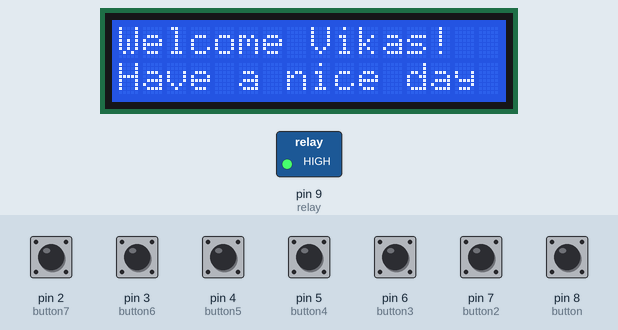
Simulated run of this sketch. Board: Arduino Uno, built with avr-gcc and run on an emulated ATmega328P. Parts: 16×2 character LCD, switched loads named in the sketch (green lamp = pin HIGH). Inputs (shaded band) come from the test bench; at power-on: pin 2 (button7), pin 3 (button6), pin 4 (button5), pin 5 (button4), pin 6 (button3), pin 7 (button2), pin 8 (button) LOW.

Above: at 0.1 s.
6.3 s: pin 5 (button4) pulled HIGH for 0.15 s
At 7.6 s:
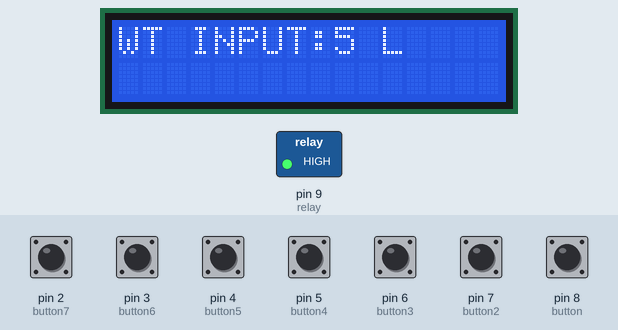
7.9 s: pin 6 (button3) pulled HIGH for 1 s
At 9.7 s:
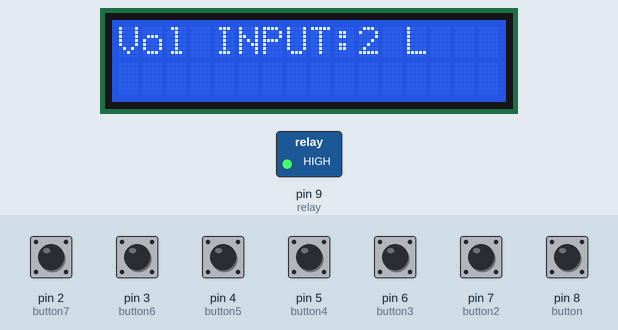
10.4 s: pin 8 (button) pulled HIGH for 1 s
At 11.8 s:
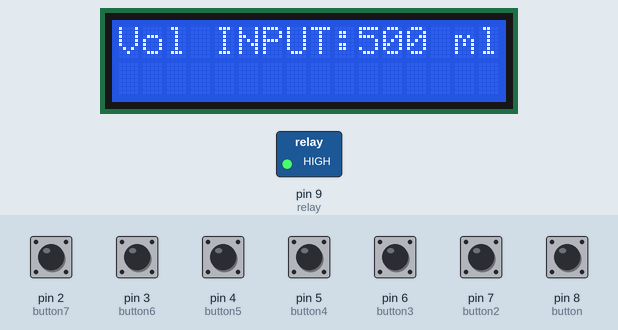
12.9 s: pin 3 (button6) pulled HIGH for 0.15 s
At 13.3 s:
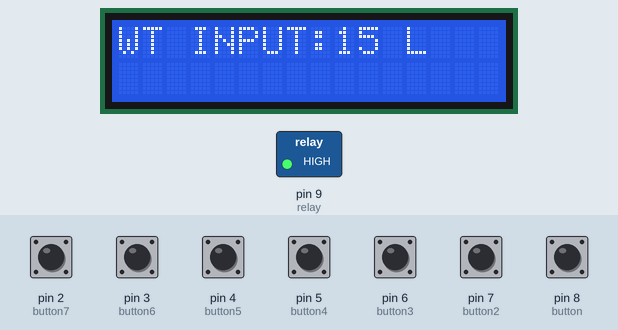
14.5 s: pin 4 (button5) pulled HIGH for 0.15 s
At 15.7 s:
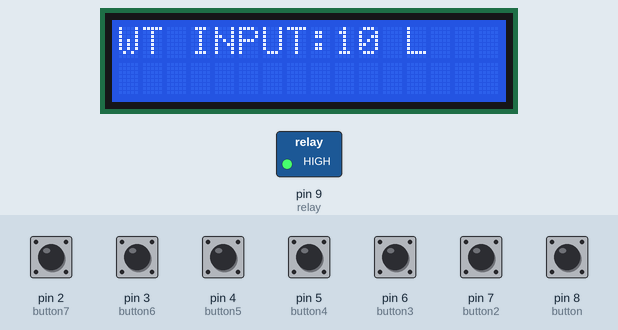
16.1 s: pin 7 (button2) pulled HIGH for 0.15 s
At 16.9 s:
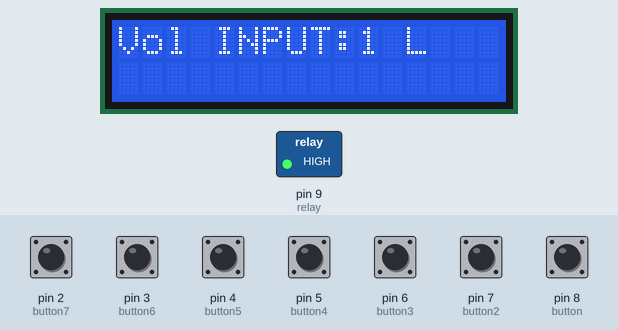
Timing chart, 0 to 18.7 s (numbered marks = the images above; inputs shaded):
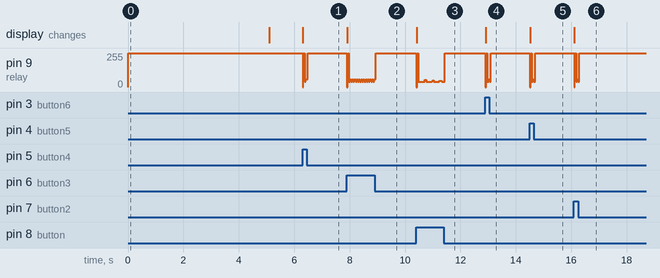

Measured:
- after the input at 6.3 s, pin 9 (relay): 255/255 → 58/255 at once, → 255/255 0.19 s later; the display: changes at once (image 1)
- after the input at 7.9 s, the display: changes at once (image 2)
- after the input at 10.4 s, the display: changes at once (image 3)
- after the input at 12.9 s, the display: changes at once (image 4)
- after the input at 14.5 s, the display: changes at once (image 5)
- after the input at 16.1 s, the display: changes at once (image 6)

The sketch:

FINAL.ino
```cpp
#include <SoftwareSerial.h>
#include <Wire.h>
#include <hd44780.h>                       // main hd44780 header
#include <hd44780ioClass/hd44780_I2Cexp.h> // i2c expander i/o class header
#include<string.h>
hd44780_I2Cexp lcd; // declare lcd object: auto locate & auto config expander chip

const int LCD_COLS = 16;
const int LCD_ROWS = 2;

SoftwareSerial mySerial(10, 11);

char myArray[12] = {"012345678AB"};

int relay = 9;
int pot2 = A2;
int button = 8;
int button2 = 7;
int button3 = 6;
int button4 = 5;
int button5 = 4;
int button6 = 3;
int button7 = 2;

double potvalue2 = 0;
int buttonvalue = 1;
int buttonvalue2 = 1;
int buttonvalue3 = 1;
int buttonvalue4 = 1;
int buttonvalue5 = 1;
int buttonvalue6 = 1;
int buttonvalue7 = 1;
double final_weight = 0;


char weight[7] = "";
double maxvalue = 1;
double maxvalue2 = 1;
char valid[50] = "false";
char valid2[50] = "false";
char valid3[50] = "false";
char valid4[50] = "false";
char valid5[50] = "false";
char valid6[50] = "false";
char valid7[50] = "false";

void setup()
{
pinMode(relay, OUTPUT);
pinMode(button, INPUT);
pinMode(button2, INPUT);
Serial.begin(9600);
mySerial.begin(9600);
digitalWrite(relay, 1);

  int status;


  status = lcd.begin(LCD_COLS, LCD_ROWS);
  if(status) // non zero status means it was unsuccesful
  {
    status = -status; // convert negative status value to positive number

    // begin() failed so blink error code using the onboard LED if possible
    hd44780::fatalError(status); // does not return


}

lcd.print("Welcome Vikas!");
    lcd.setCursor(0,1);
    lcd.print("Have a nice day");
    delay(5000);
    lcd.clear();
}

void loop()
{


  //Serial.println(analogRead(pot2));
  //delay(100);

  {
  while (mySerial.available() > 11)
  {
    myArray[0] = mySerial.read();

    //find the first charater, +
    if (myArray[0] == '+')
    {
      //read the remainding characters
      for (byte i = 1; i < 12; i++)
      {
        myArray[i] = mySerial.read();
        delay(1);
      }

      // Okay, myArray[1]thru myArray[7] has the data needed

      //Test print the characters
      for (byte i = 1; i < 8; i++)
      {
        Serial.print(myArray[i]);
        lcd.setCursor(0, 1);
        lcd.print(myArray);
      }

      Serial.println();
    }

  }

}


  buttonvalue = digitalRead(button);
  buttonvalue2 = digitalRead(button2);
  buttonvalue3 = digitalRead(button3);
  buttonvalue4 = digitalRead(button4);
  buttonvalue5 = digitalRead(button5);
  buttonvalue6 = digitalRead(button6);
  buttonvalue7 = digitalRead(button7);
  if(!strcmp(valid,"true"))
{
  buttonvalue=1;
}
  if(!strcmp(valid2,"true"))
{
  buttonvalue2=1;
}
  if(!strcmp(valid3, "true"))
  {
    buttonvalue3=1;
    }
if(!strcmp(valid4, "true"))
  {
    buttonvalue4=1;
    }

if(!strcmp(valid5, "true"))
{
  buttonvalue5=1;
  }
if (!strcmp(valid6, "true"))
{
  buttonvalue6=1;
  }
  if (!strcmp(valid7, "true"))
{
  buttonvalue7=1;
  }

//FIRST BUTTON

  if(buttonvalue == 1)
  {
    lcd.clear();
    digitalWrite(relay, 0);
    strcpy(valid,"true");
    maxvalue = 000.390;
    lcd.setCursor(0,0);
    lcd.print("Vol INPUT:");
    lcd.print("500 ml");
    if(!strcmp(valid,"true"))
   {
    weight[0] = myArray[1];
    weight[1] = myArray[2];
    weight[2] = myArray[3];
    weight[3] = myArray[4];
    weight[4] = myArray[5];
    weight[5] = myArray[6];
    weight[6] = myArray[7];

    final_weight = strtod(weight,NULL);

   }

    if(final_weight>maxvalue)
    {
     digitalWrite(relay, 1);
     strcpy(valid,"false");
    }
    }

    // SECOND SWITCH

  else if(buttonvalue2 == 1)
  {
    lcd.clear();
    digitalWrite(relay, 0);
    strcpy(valid2,"true");
    maxvalue = 00.910;
    lcd.setCursor(0,0);
    lcd.print("Vol INPUT:");
    lcd.print("1 L");
    if(!strcmp(valid2,"true"))
    {
      weight[0] = myArray[1];
    weight[1] = myArray[2];
    weight[2] = myArray[3];
    weight[3] = myArray[4];
    weight[4] = myArray[5];
    weight[5] = myArray[6];
    weight[6] = myArray[7];

    final_weight = strtod(weight,NULL);

      }
      if(final_weight>maxvalue)
      {
        digitalWrite(relay, 1);
        strcpy(valid2,"false");
        }
       }


// 3rd Button

  else if(buttonvalue3 == 1)
  {
    lcd.clear();
    digitalWrite(relay, 0);
    strcpy(valid3,"true");
    maxvalue = 001.800;
    lcd.setCursor(0,0);
    lcd.print("Vol INPUT:");
    lcd.print("2 L");
    if(!strcmp(valid3,"true"))
   {
    weight[0] = myArray[1];
    weight[1] = myArray[2];
    weight[2] = myArray[3];
    weight[3] = myArray[4];
    weight[4] = myArray[5];
    weight[5] = myArray[6];
    weight[6] = myArray[7];

    final_weight = strtod(weight,NULL);

      }
      if(final_weight>maxvalue)
      {
     digitalWrite(relay, 1);
     strcpy(valid3,"false");
    }
    }

// 4th Button

else if(buttonvalue4 == 1)
  {
    lcd.clear();
    digitalWrite(relay, 0);
    strcpy(valid4,"true");
    maxvalue = 004.500;
    lcd.setCursor(0,0);
    lcd.print("WT INPUT:");
    lcd.print("5 L");
    if(!strcmp(valid4,"true"))
   {
    weight[0] = myArray[1];
    weight[1] = myArray[2];
    weight[2] = myArray[3];
    weight[3] = myArray[4];
    weight[4] = myArray[5];
    weight[5] = myArray[6];
    weight[6] = myArray[7];

    final_weight = strtod(weight,NULL);

      }
      if(final_weight>maxvalue)
      {
     digitalWrite(relay, 1);
     strcpy(valid4,"false");
    }
    }

// 5th Button

else if(buttonvalue5 == 1)
  {
    lcd.clear();
    digitalWrite(relay, 0);
    strcpy(valid5,"true");
    maxvalue = 009.000;
    lcd.setCursor(0,0);
    lcd.print("WT INPUT:");
    lcd.print("10 L");
    if(!strcmp(valid5,"true"))
   {
    weight[0] = myArray[1];
    weight[1] = myArray[2];
    weight[2] = myArray[3];
    weight[3] = myArray[4];
    weight[4] = myArray[5];
    weight[5] = myArray[6];
    weight[6] = myArray[7];

    final_weight = strtod(weight,NULL);

      }
      if(final_weight>maxvalue)
      {
     digitalWrite(relay, 1);
     strcpy(valid5,"false");
    }
    }

// 6th Button - 15Kg

else if(buttonvalue6 == 1)
  {
    lcd.clear();
    digitalWrite(relay, 0);
    strcpy(valid6,"true");
    maxvalue = 013.600;
    lcd.setCursor(0,0);
    lcd.print("WT INPUT:");
    lcd.print("15 L");
    if(!strcmp(valid6,"true"))
   {
    weight[0] = myArray[1];
    weight[1] = myArray[2];
    weight[2] = myArray[3];
    weight[3] = myArray[4];
    weight[4] = myArray[5];
    weight[5] = myArray[6];
    weight[6] = myArray[7];

    final_weight = strtod(weight,NULL);

      }
      if(final_weight>maxvalue)
      {
     digitalWrite(relay, 1);
     strcpy(valid6,"false");
    }
    }
/*
// Manual Button-Set value by Potentiometer

  else if(buttonvalue7 == 1)
    {
    digitalWrite(relay, 0);
    strcpy(valid7,"true");


    if(!strcmp(valid7,"true"))
   {
    potvalue2 = analogRead(pot2)/10;

    weight[0] = myArray[1];
    weight[1] = myArray[2];
    weight[2] = myArray[3];
    weight[3] = myArray[4];
    weight[4] = myArray[5];
    weight[5] = myArray[6];
    weight[6] = myArray[7];

   final_weight = strtod(weight,NULL);
   maxvalue2 = final_weight;
   lcd.setCursor(1,0);
    lcd.print("WT INPUT:");
    lcd.print(maxvalue2);
    lcd.print("L");
   }

  if(final_weight>maxvalue2)
    {
     digitalWrite(relay, 1);
     strcpy(valid7,"false");
    }
    }
    */
  }
```
